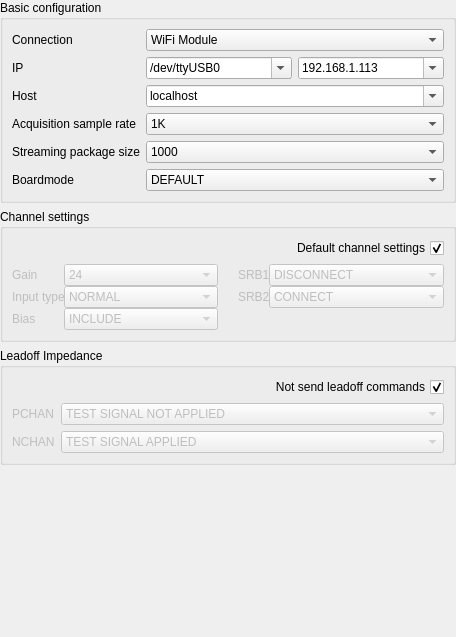
              <widget class="QWidget" name="scrollAreaWidgetContents_2">
               <property name="geometry">
                <rect>
                 <x>0</x>
                 <y>0</y>
                 <width>456</width>
                 <height>637</height>
                </rect>
               </property>
               <layout class="QGridLayout" name="gridLayout_14">
                <property name="leftMargin">
                 <number>0</number>
                </property>
                <property name="topMargin">
                 <number>0</number>
                </property>
                <property name="rightMargin">
                 <number>0</number>
                </property>
                <property name="bottomMargin">
                 <number>0</number>
                </property>
                <item row="1" column="0">
                 <widget class="QGroupBox" name="groupBox_settings">
                  <property name="title">
                   <string>Channel settings</string>
                  </property>
                  <layout class="QGridLayout" name="gridLayout_12">
                   <property name="horizontalSpacing">
                    <number>20</number>
                   </property>
                   <item row="1" column="1">
                    <layout class="QFormLayout" name="formLayout_4">
                     <item row="0" column="0">
                      <widget class="QLabel" name="label_4">
                       <property name="enabled">
                        <bool>false</bool>
                       </property>
                       <property name="toolTip">
                        <string>&lt;html&gt;&lt;head/&gt;&lt;body&gt;&lt;p&gt;Select to connect all channel’s N inputs to &lt;span style=&quot; font-style:italic;&quot;&gt;SRB1&lt;/span&gt;. This effects all pins, and disconnects all N inputs from the ADC: &lt;span style=&quot; font-style:italic;&quot;&gt;SRB1_DISCONNECT&lt;/span&gt; (default), &lt;span style=&quot; font-style:italic;&quot;&gt;SRB1_CONNECT.&lt;/span&gt;&lt;/p&gt;&lt;/body&gt;&lt;/html&gt;</string>
                       </property>
                       <property name="text">
                        <string>SRB1</string>
                       </property>
                      </widget>
                     </item>
                     <item row="0" column="1">
                      <widget class="QComboBox" name="comboBox_srb1">
                       <property name="enabled">
                        <bool>false</bool>
                       </property>
                       <property name="currentIndex">
                        <number>1</number>
                       </property>
                       <item>
                        <property name="text">
                         <string>CONNECT</string>
                        </property>
                       </item>
                       <item>
                        <property name="text">
                         <string>DISCONNECT</string>
                        </property>
                       </item>
                      </widget>
                     </item>
                     <item row="1" column="1">
                      <widget class="QComboBox" name="comboBox_srb2">
                       <property name="enabled">
                        <bool>false</bool>
                       </property>
                       <item>
                        <property name="text">
                         <string>CONNECT</string>
                        </property>
                       </item>
                       <item>
                        <property name="text">
                         <string>DISCONNECT</string>
                        </property>
                       </item>
                      </widget>
                     </item>
                     <item row="1" column="0">
                      <widget class="QLabel" name="label_3">
                       <property name="enabled">
                        <bool>false</bool>
                       </property>
                       <property name="toolTip">
                        <string>&lt;html&gt;&lt;head/&gt;&lt;body&gt;&lt;p&gt;Select to connect this channel’s P input to the &lt;span style=&quot; font-style:italic;&quot;&gt;SRB2&lt;/span&gt; pin. This closes a switch between P input and &lt;span style=&quot; font-style:italic;&quot;&gt;SRB2&lt;/span&gt; for the given channel, and allows the P input also remain connected to the ADC: &lt;span style=&quot; font-style:italic;&quot;&gt;SRB2_CONNECT&lt;/span&gt; (default), SRB2_DISCONNECT.&lt;/p&gt;&lt;/body&gt;&lt;/html&gt;</string>
                       </property>
                       <property name="text">
                        <string>SRB2</string>
                       </property>
                      </widget>
                     </item>
                    </layout>
                   </item>
                   <item row="1" column="0">
                    <layout class="QFormLayout" name="formLayout_2">
                     <property name="labelAlignment">
                      <set>Qt::AlignLeading|Qt::AlignLeft|Qt::AlignVCenter</set>
                     </property>
                     <property name="formAlignment">
                      <set>Qt::AlignLeading|Qt::AlignLeft|Qt::AlignTop</set>
                     </property>
                     <item row="0" column="0">
                      <widget class="QLabel" name="label_2">
                       <property name="enabled">
                        <bool>false</bool>
                       </property>
                       <property name="text">
                        <string>Gain</string>
                       </property>
                      </widget>
                     </item>
                     <item row="0" column="1">
                      <widget class="QComboBox" name="comboBox_gain">
                       <property name="enabled">
                        <bool>false</bool>
                       </property>
                       <property name="currentIndex">
                        <number>6</number>
                       </property>
                       <item>
                        <property name="text">
                         <string>1</string>
                        </property>
                       </item>
                       <item>
                        <property name="text">
                         <string>2</string>
                        </property>
                       </item>
                       <item>
                        <property name="text">
                         <string>4</string>
                        </property>
                       </item>
                       <item>
                        <property name="text">
                         <string>6</string>
                        </property>
                       </item>
                       <item>
                        <property name="text">
                         <string>8</string>
                        </property>
                       </item>
                       <item>
                        <property name="text">
                         <string>12</string>
                        </property>
                       </item>
                       <item>
                        <property name="text">
                         <string>24</string>
                        </property>
                       </item>
                      </widget>
                     </item>
                     <item row="1" column="0">
                      <widget class="QLabel" name="label_5">
                       <property name="enabled">
                        <bool>false</bool>
                       </property>
                       <property name="toolTip">
                        <string>&lt;html&gt;&lt;head/&gt;&lt;body&gt;&lt;p&gt;Select the ADC channel input source.&lt;/p&gt;&lt;/body&gt;&lt;/html&gt;</string>
                       </property>
                       <property name="text">
                        <string>Input type</string>
                       </property>
                      </widget>
                     </item>
                     <item row="1" column="1">
                      <widget class="QComboBox" name="comboBox_input_type">
                       <property name="enabled">
                        <bool>false</bool>
                       </property>
                       <item>
                        <property name="text">
                         <string>NORMAL</string>
                        </property>
                       </item>
                       <item>
                        <property name="text">
                         <string>SHORTED</string>
                        </property>
                       </item>
                       <item>
                        <property name="text">
                         <string>BIAS MEAS</string>
                        </property>
                       </item>
                       <item>
                        <property name="text">
                         <string>MVDD</string>
                        </property>
                       </item>
                       <item>
                        <property name="text">
                         <string>TEMP</string>
                        </property>
                       </item>
                       <item>
                        <property name="text">
                         <string>TESTSIG</string>
                        </property>
                       </item>
                       <item>
                        <property name="text">
                         <string>BIAS DRP</string>
                        </property>
                       </item>
                       <item>
                        <property name="text">
                         <string>BIAS DRN</string>
                        </property>
                       </item>
                      </widget>
                     </item>
                     <item row="2" column="1">
                      <widget class="QComboBox" name="comboBox_bias">
                       <property name="enabled">
                        <bool>false</bool>
                       </property>
                       <item>
                        <property name="text">
                         <string>INCLUDE</string>
                        </property>
                       </item>
                       <item>
                        <property name="text">
                         <string>REMOVE</string>
                        </property>
                       </item>
                      </widget>
                     </item>
                     <item row="2" column="0">
                      <widget class="QLabel" name="label_8">
                       <property name="enabled">
                        <bool>false</bool>
                       </property>
                       <property name="toolTip">
                        <string>&lt;html&gt;&lt;head/&gt;&lt;body&gt;&lt;p&gt;Select to include the channel input in BIAS generation.&lt;/p&gt;&lt;/body&gt;&lt;/html&gt;</string>
                       </property>
                       <property name="text">
                        <string>Bias</string>
                       </property>
                      </widget>
                     </item>
                    </layout>
                   </item>
                   <item row="0" column="0" colspan="2">
                    <widget class="QCheckBox" name="checkBox_default_settings">
                     <property name="toolTip">
                      <string>&lt;html&gt;&lt;head/&gt;&lt;body&gt;&lt;p&gt;If checked then a default configuration is used, this is, single reference to SRB2.&lt;/p&gt;&lt;/body&gt;&lt;/html&gt;</string>
                     </property>
                     <property name="layoutDirection">
                      <enum>Qt::RightToLeft</enum>
                     </property>
                     <property name="text">
                      <string>Default channel settings</string>
                     </property>
                     <property name="checked">
                      <bool>true</bool>
                     </property>
                    </widget>
                   </item>
                  </layout>
                 </widget>
                </item>
                <item row="3" column="0">
                 <spacer name="verticalSpacer_4">
                  <property name="orientation">
                   <enum>Qt::Vertical</enum>
                  </property>
                  <property name="sizeHint" stdset="0">
                   <size>
                    <width>20</width>
                    <height>40</height>
                   </size>
                  </property>
                 </spacer>
                </item>
                <item row="2" column="0">
                 <widget class="QGroupBox" name="groupBox_leadoff_impedance">
                  <property name="enabled">
                   <bool>true</bool>
                  </property>
                  <property name="title">
                   <string>Leadoff Impedance</string>
                  </property>
                  <layout class="QGridLayout" name="gridLayout_13">
                   <item row="1" column="0">
                    <layout class="QFormLayout" name="formLayout_3">
                     <property name="labelAlignment">
                      <set>Qt::AlignLeading|Qt::AlignLeft|Qt::AlignVCenter</set>
                     </property>
                     <property name="formAlignment">
                      <set>Qt::AlignLeading|Qt::AlignLeft|Qt::AlignTop</set>
                     </property>
                     <item row="0" column="0">
                      <widget class="QLabel" name="label_12">
                       <property name="enabled">
                        <bool>false</bool>
                       </property>
                       <property name="toolTip">
                        <string>&lt;html&gt;&lt;head/&gt;&lt;body&gt;&lt;p&gt;Apply a current signal of 31.2 Hz into the P channels.&lt;/p&gt;&lt;/body&gt;&lt;/html&gt;</string>
                       </property>
                       <property name="text">
                        <string>PCHAN</string>
                       </property>
                      </widget>
                     </item>
                     <item row="1" column="0">
                      <widget class="QLabel" name="label_13">
                       <property name="enabled">
                        <bool>false</bool>
                       </property>
                       <property name="toolTip">
                        <string>&lt;html&gt;&lt;head/&gt;&lt;body&gt;&lt;p&gt;Apply a current signal of 31.2 Hz into the N channels.&lt;/p&gt;&lt;/body&gt;&lt;/html&gt;</string>
                       </property>
                       <property name="text">
                        <string>NCHAN</string>
                       </property>
                      </widget>
                     </item>
                     <item row="0" column="1">
                      <widget class="QComboBox" name="comboBox_pchan">
                       <property name="enabled">
                        <bool>false</bool>
                       </property>
                       <item>
                        <property name="text">
                         <string>TEST SIGNAL NOT APPLIED</string>
                        </property>
                       </item>
                       <item>
                        <property name="text">
                         <string>TEST SIGNAL APPLIED</string>
                        </property>
                       </item>
                      </widget>
                     </item>
                     <item row="1" column="1">
                      <widget class="QComboBox" name="comboBox_nchan">
                       <property name="enabled">
                        <bool>false</bool>
                       </property>
                       <property name="currentIndex">
                        <number>1</number>
                       </property>
                       <item>
                        <property name="text">
                         <string>TEST SIGNAL NOT APPLIED</string>
                        </property>
                       </item>
                       <item>
                        <property name="text">
                         <string>TEST SIGNAL APPLIED</string>
                        </property>
                       </item>
                      </widget>
                     </item>
                    </layout>
                   </item>
                   <item row="0" column="0">
                    <widget class="QCheckBox" name="checkBox_send_leadoff">
                     <property name="toolTip">
                      <string>&lt;html&gt;&lt;head/&gt;&lt;body&gt;&lt;p&gt;If not checked, used for measure the &lt;a href=&quot;https://openbci-stream.readthedocs.io/en/latest/notebooks/A2-electrodes_impedance.html&quot;&gt;&lt;span style=&quot; text-decoration: underline; color:#2980b9;&quot;&gt;electrodes impedance&lt;/span&gt;&lt;/a&gt; by injecting a current at 31.2 Hz.&lt;/p&gt;&lt;/body&gt;&lt;/html&gt;</string>
                     </property>
                     <property name="layoutDirection">
                      <enum>Qt::RightToLeft</enum>
                     </property>
                     <property name="text">
                      <string>Not send leadoff commands</string>
                     </property>
                     <property name="checked">
                      <bool>true</bool>
                     </property>
                    </widget>
                   </item>
                  </layout>
                 </widget>
                </item>
                <item row="0" column="0">
                 <widget class="QGroupBox" name="groupBox_configuration">
                  <property name="title">
                   <string>Basic configuration</string>
                  </property>
                  <layout class="QGridLayout" name="gridLayout_7">
                   <item row="0" column="0">
                    <layout class="QFormLayout" name="formLayout">
                     <property name="labelAlignment">
                      <set>Qt::AlignLeading|Qt::AlignLeft|Qt::AlignVCenter</set>
                     </property>
                     <property name="formAlignment">
                      <set>Qt::AlignLeading|Qt::AlignLeft|Qt::AlignTop</set>
                     </property>
                     <item row="0" column="0">
                      <widget class="QLabel" name="label_6">
                       <property name="toolTip">
                        <string>&lt;html&gt;&lt;head/&gt;&lt;body&gt;&lt;p&gt;Serial device through USB dongle and WiFi through WiFi shield.&lt;/p&gt;&lt;/body&gt;&lt;/html&gt;</string>
                       </property>
                       <property name="text">
                        <string>Connection</string>
                       </property>
                      </widget>
                     </item>
                     <item row="0" column="1">
                      <widget class="QComboBox" name="comboBox_connection_mode">
                       <property name="currentIndex">
                        <number>1</number>
                       </property>
                       <item>
                        <property name="text">
                         <string>RFduino (Serial)</string>
                        </property>
                       </item>
                       <item>
                        <property name="text">
                         <string>WiFi Module</string>
                        </property>
                       </item>
                      </widget>
                     </item>
                     <item row="1" column="0">
                      <widget class="QLabel" name="label_port_ip">
                       <property name="toolTip">
                        <string>&lt;html&gt;&lt;head/&gt;&lt;body&gt;&lt;p&gt;&lt;span style=&quot; font-weight:600;&quot;&gt;Port:&lt;/span&gt; Serial port address, like &lt;span style=&quot; font-style:italic;&quot;&gt;/dev/ttyUSB0&lt;/span&gt; or &lt;span style=&quot; font-style:italic;&quot;&gt;COM0&lt;/span&gt;&lt;/p&gt;&lt;p&gt;&lt;span style=&quot; font-weight:600;&quot;&gt;IP:&lt;/span&gt; Ip address for WiFi shield, it could be in master or slave mode.&lt;/p&gt;&lt;/body&gt;&lt;/html&gt;</string>
                       </property>
                       <property name="text">
                        <string>IP</string>
                       </property>
                      </widget>
                     </item>
                     <item row="1" column="1">
                      <layout class="QHBoxLayout" name="horizontalLayout_10">
                       <item>
                        <widget class="QComboBox" name="comboBox_port">
                         <property name="editable">
                          <bool>true</bool>
                         </property>
                         <item>
                          <property name="text">
                           <string>/dev/ttyUSB0</string>
                          </property>
                         </item>
                        </widget>
                       </item>
                       <item>
                        <widget class="QComboBox" name="comboBox_ip">
                         <property name="editable">
                          <bool>true</bool>
                         </property>
                         <item>
                          <property name="text">
                           <string>192.168.1.113</string>
                          </property>
                         </item>
                        </widget>
                       </item>
                      </layout>
                     </item>
                     <item row="2" column="0">
                      <widget class="QLabel" name="label_7">
                       <property name="toolTip">
                        <string>&lt;html&gt;&lt;head/&gt;&lt;body&gt;&lt;p&gt;On &lt;a href=&quot;https://openbci-stream.readthedocs.io/en/latest/notebooks/A4-server-based_acquisition.html&quot;&gt;&lt;span style=&quot; text-decoration: underline; color:#2980b9;&quot;&gt;distributed acquisition&lt;/span&gt;&lt;/a&gt; this is the IP from machine where Cyton board is connected, if the board is connected in this same machine, the the IP is just &lt;span style=&quot; font-style:italic;&quot;&gt;localhost&lt;/span&gt;.&lt;/p&gt;&lt;/body&gt;&lt;/html&gt;</string>
                       </property>
                       <property name="text">
                        <string>Host</string>
                       </property>
                      </widget>
                     </item>
                     <item row="2" column="1">
                      <widget class="QComboBox" name="comboBox_host">
                       <property name="editable">
                        <bool>true</bool>
                       </property>
                       <item>
                        <property name="text">
                         <string>localhost</string>
                        </property>
                       </item>
                       <item>
                        <property name="text">
                         <string>192.168.1.1</string>
                        </property>
                       </item>
                      </widget>
                     </item>
                     <item row="3" column="0">
                      <widget class="QLabel" name="label_10">
                       <property name="toolTip">
                        <string>&lt;html&gt;&lt;head/&gt;&lt;body&gt;&lt;p&gt;Over serial connections only is available 250 samples per second, over WiFi up to 16k with 8 channels, and 8k for 16 channels.&lt;/p&gt;&lt;/body&gt;&lt;/html&gt;</string>
                       </property>
                       <property name="text">
                        <string>Acquisition sample rate</string>
                       </property>
                      </widget>
                     </item>
                     <item row="3" column="1">
                      <widget class="QComboBox" name="comboBox_sample_rate">
                       <property name="currentIndex">
                        <number>2</number>
                       </property>
                       <item>
                        <property name="text">
                         <string>250</string>
                        </property>
                       </item>
                       <item>
                        <property name="text">
                         <string>500</string>
                        </property>
                       </item>
                       <item>
                        <property name="text">
                         <string>1K</string>
                        </property>
                       </item>
                       <item>
                        <property name="text">
                         <string>2K</string>
                        </property>
                       </item>
                       <item>
                        <property name="text">
                         <string>4K</string>
                        </property>
                       </item>
                       <item>
                        <property name="text">
                         <string>8K</string>
                        </property>
                       </item>
                       <item>
                        <property name="text">
                         <string>16K</string>
                        </property>
                       </item>
                      </widget>
                     </item>
                     <item row="4" column="0">
                      <widget class="QLabel" name="label_9">
                       <property name="toolTip">
                        <string>&lt;html&gt;&lt;head/&gt;&lt;body&gt;&lt;p&gt;The stream will attempt to write packages of this size, a lower value will reduce the latency for real-time but increase the computational processing. A high value will be easy to proceess but will have a big delay.&lt;/p&gt;&lt;/body&gt;&lt;/html&gt;</string>
                       </property>
                       <property name="text">
                        <string>Streaming package size</string>
                       </property>
                      </widget>
                     </item>
                     <item row="4" column="1">
                      <widget class="QComboBox" name="comboBox_streaming_sample_rate">
                       <property name="currentIndex">
                        <number>4</number>
                       </property>
                       <item>
                        <property name="text">
                         <string>50</string>
                        </property>
                       </item>
                       <item>
                        <property name="text">
                         <string>100</string>
                        </property>
                       </item>
                       <item>
                        <property name="text">
                         <string>250</string>
                        </property>
                       </item>
                       <item>
                        <property name="text">
                         <string>500</string>
                        </property>
                       </item>
                       <item>
                        <property name="text">
                         <string>1000</string>
                        </property>
                       </item>
                       <item>
                        <property name="text">
                         <string>2000</string>
                        </property>
                       </item>
                       <item>
                        <property name="text">
                         <string>4000</string>
                        </property>
                       </item>
                      </widget>
                     </item>
                     <item row="5" column="0">
                      <widget class="QLabel" name="label">
                       <property name="toolTip">
                        <string>&lt;html&gt;&lt;head/&gt;&lt;body&gt;&lt;p&gt;&lt;span style=&quot; font-weight:600;&quot;&gt;Default:&lt;/span&gt; Sends accelerometer data in aux bytes&lt;/p&gt;&lt;p&gt;&lt;span style=&quot; font-weight:600;&quot;&gt;Debug:&lt;/span&gt; Sends serial output over the external serial port which is helpful for debugging.&lt;/p&gt;&lt;p&gt;&lt;span style=&quot; font-weight:600;&quot;&gt;Analog:&lt;/span&gt; Reads from analog pins A5(D11), A6(D12) and if no wifi shield is present, then A7(D13) as well.&lt;/p&gt;&lt;p&gt;&lt;span style=&quot; font-weight:600;&quot;&gt;Digital:&lt;/span&gt; Reads from analog pins D11, D12 and D17. If no wifi present then also D13 and D18.&lt;/p&gt;&lt;p&gt;&lt;span style=&quot; font-weight:600;&quot;&gt;Marker:&lt;/span&gt; Turns accel off and injects markers into the stream by sending `X where X is any char to add to the first AUX byte.&lt;/p&gt;&lt;/body&gt;&lt;/html&gt;</string>
                       </property>
                       <property name="text">
                        <string>Boardmode</string>
                       </property>
                      </widget>
                     </item>
                     <item row="5" column="1">
                      <widget class="QComboBox" name="comboBox_boardmode">
                       <item>
                        <property name="text">
                         <string>DEFAULT</string>
                        </property>
                       </item>
                       <item>
                        <property name="text">
                         <string>DEBUG</string>
                        </property>
                       </item>
                       <item>
                        <property name="text">
                         <string>ANALOG</string>
                        </property>
                       </item>
                       <item>
                        <property name="text">
                         <string>DIGITAL</string>
                        </property>
                       </item>
                       <item>
                        <property name="text">
                         <string>MARKER</string>
                        </property>
                       </item>
                      </widget>
                     </item>
                    </layout>
                   </item>
                  </layout>
                 </widget>
                </item>
               </layout>
              </widget>
